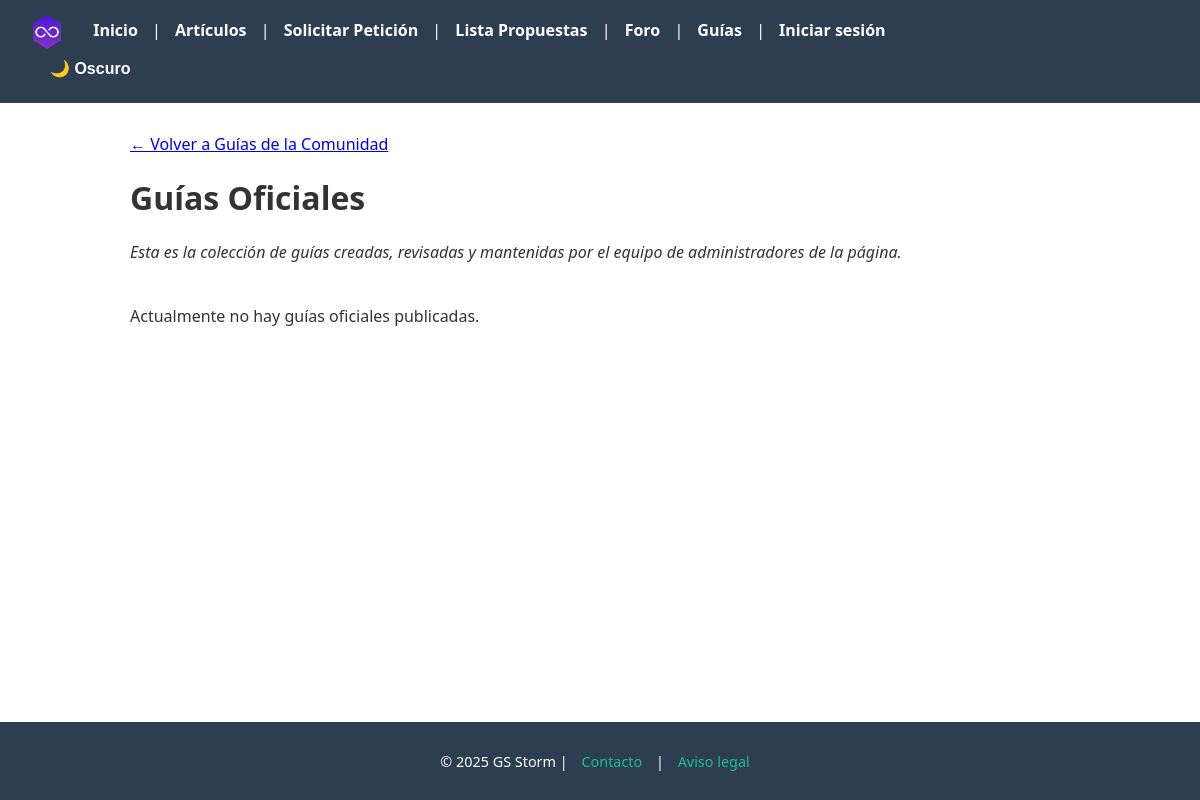
The app's page /guias/oficiales/, older data.
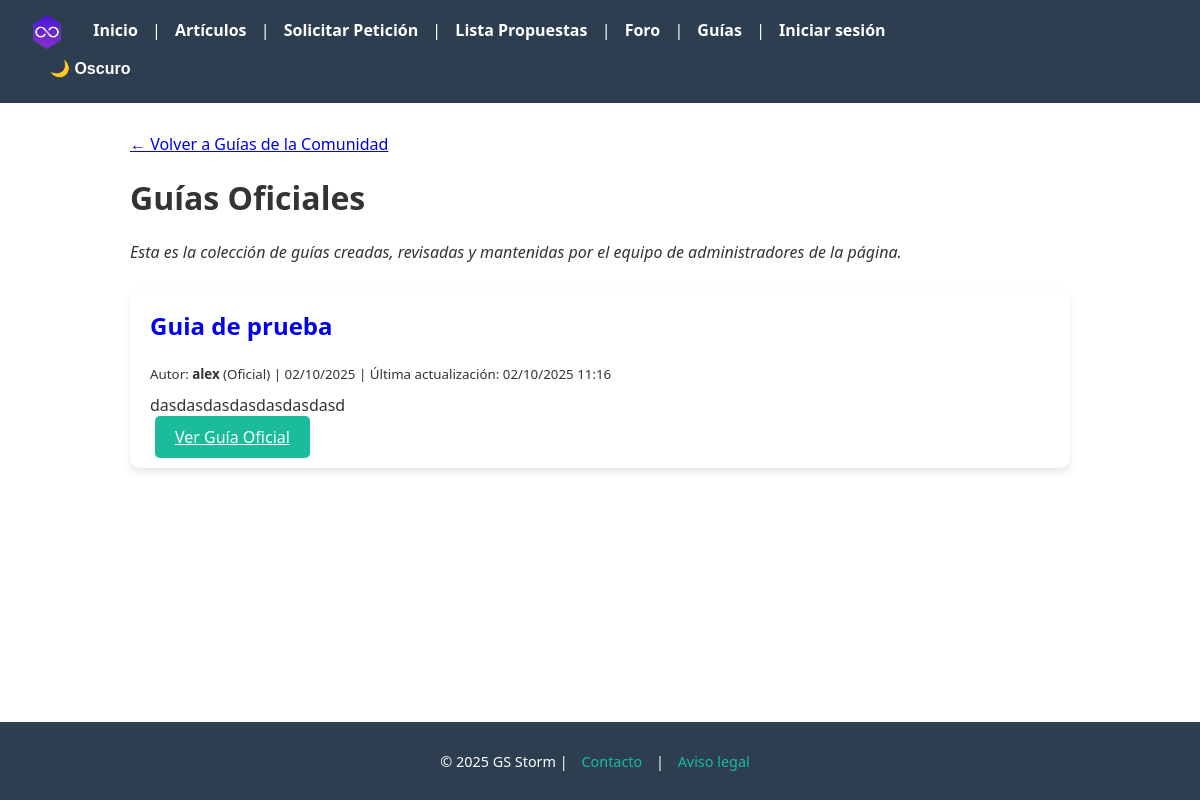
The same page, newer data.
### blog/models.py (models this page shows, shortened)
class Guia(models.Model):
    titulo = models.CharField(max_length=255)
    autor = models.ForeignKey(User, on_delete=models.CASCADE)
    contenido = models.TextField(help_text="Escribe el contenido detallado de tu guía.")
    fecha_creacion = models.DateTimeField(auto_now_add=True)
    ultima_modificacion = models.DateTimeField(auto_now=True)

### blog/views.py (the view)
# urls.py: path("guias/oficiales/", views.lista_guias_oficiales, name="lista_guias_oficiales"),
def lista_guias_oficiales(request):
    guias_oficiales = Guia.objects.filter(autor__is_staff=True).order_by('-fecha_creacion')
    return render(request, 'blog/lista_guias_oficiales.html', {'guias': guias_oficiales})

### blog/templates/blog/lista_guias_oficiales.html (shortened to what this page needs)
{% extends "base.html" %}
{% block content %}
<a href="{% url 'lista_guias' %}">← Volver a Guías de la Comunidad</a>
<h1 class="mb-4 mt-3">Guías Oficiales</h1>
<p class="mb-4 text-official">
    Esta es la colección de guías creadas, revisadas y mantenidas por el equipo de administradores de la página.
</p>
<div class="guias-container">
    {% for guia in guias %}
        <div class="article-card mb-3 official-guia-card">
            <h2><a href="{% url 'detalle_guia' guia.id %}" style="text-decoration: none;">{{ guia.titulo }}</a></h2>
            <p><small>Autor: <strong>{{ guia.autor.username }}</strong> (Oficial) | {{ guia.fecha_creacion|date:"d/m/Y" }} | Última actualización: {{ guia.ultima_modificacion|date:"d/m/Y H:i" }}</small></p>
            <p>{{ guia.contenido|linebreaksbr|truncatechars:200 }}</p>
            <a href="{% url 'detalle_guia' guia.id %}" class="btn btn-primary">Ver Guía Oficial</a>
        </div>
    {% empty %}
        <p>Actualmente no hay guías oficiales publicadas.</p>
    {% endfor %}
</div>
{% endblock %}

Row changes from the older to the newer data that the page shows:
added Guia: titulo "Guia de prueba", autor.username "alex", fecha_creacion "02/10/2025", ultima_modificacion "02/10/2025 11:16", contenido "dasdasdasdasdasdasdasd"
Text that changed along with them:
text no longer shown: "Actualmente no hay guías oficiales publicadas."
